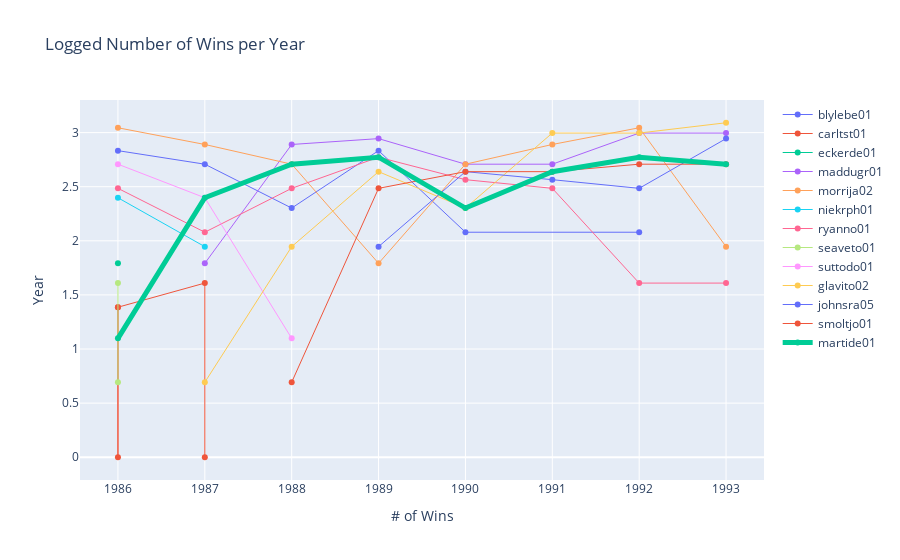

The notebook cell this image was saved under:
### Code cell
fig = go.Figure()

for player_id in unique_player_ids:
    stats = combined_stats[combined_stats.playerID == player_id]
    linewidth = 1.0
    if player_id == 'martide01':
        linewidth = 5.0
    fig.add_trace(go.Scatter(
        x=stats.yearID,
        y=np.log(stats.W),
        name=player_id,
        mode="lines+markers",
        line=dict(width=linewidth)
    ))
fig.update_layout(title="Logged Number of Wins per Year", xaxis_title="# of Wins", yaxis_title="Year")
fig.show()

### Figure 1 — Plotly figure (JSON) as saved in the notebook; plotly's stock layout.template omitted (floating-point values rounded to 4 significant figures)
{"data": [{"line": {"width": 1}, "mode": "lines+markers", "name": "blylebe01", "type": "scatter", "x": [1986, 1987, 1988, 1989, 1990, 1992], "y": [2.833, 2.708, 2.303, 2.833, 2.079, 2.079]}, {"line": {"width": 1}, "mode": "lines+markers", "name": "carltst01", "type": "scatter", "x": [1986, 1986, 1986, 1987, 1987], "y": [1.386, 0, 1.386, 1.609, 0]}, {"line": {"width": 1}, "mode": "lines+markers", "name": "eckerde01", "type": "scatter", "x": [1986], "y": [1.792]}, {"line": {"width": 1}, "mode": "lines+markers", "name": "maddugr01", "type": "scatter", "x": [1987, 1988, 1989, 1990, 1991, 1992, 1993], "y": [1.792, 2.89, 2.944, 2.708, 2.708, 2.996, 2.996]}, {"line": {"width": 1}, "mode": "lines+markers", "name": "morrija02", "type": "scatter", "x": [1986, 1987, 1988, 1989, 1990, 1991, 1992, 1993], "y": [3.045, 2.89, 2.708, 1.792, 2.708, 2.89, 3.045, 1.946]}, {"line": {"width": 1}, "mode": "lines+markers", "name": "niekrph01", "type": "scatter", "x": [1986, 1987], "y": [2.398, 1.946]}, {"line": {"width": 1}, "mode": "lines+markers", "name": "ryanno01", "type": "scatter", "x": [1986, 1987, 1988, 1989, 1990, 1991, 1992, 1993], "y": [2.485, 2.079, 2.485, 2.773, 2.565, 2.485, 1.609, 1.609]}, {"line": {"width": 1}, "mode": "lines+markers", "name": "seaveto01", "type": "scatter", "x": [1986, 1986], "y": [0.6931, 1.609]}, {"line": {"width": 1}, "mode": "lines+markers", "name": "suttodo01", "type": "scatter", "x": [1986, 1987, 1988], "y": [2.708, 2.398, 1.099]}, {"line": {"width": 1}, "mode": "lines+markers", "name": "glavito02", "type": "scatter", "x": [1987, 1988, 1989, 1990, 1991, 1992, 1993], "y": [0.6931, 1.946, 2.639, 2.303, 2.996, 2.996, 3.091]}, {"line": {"width": 1}, "mode": "lines+markers", "name": "johnsra05", "type": "scatter", "x": [1989, 1989, 1990, 1991, 1992, 1993], "y": [null, 1.946, 2.639, 2.565, 2.485, 2.944]}, {"line": {"width": 1}, "mode": "lines+markers", "name": "smoltjo01", "type": "scatter", "x": [1988, 1989, 1990, 1991, 1992, 1993], "y": [0.6931, 2.485, 2.639, 2.639, 2.708, 2.708]}, {"line": {"width": 5}, "mode": "lines+markers", "name": "martide01", "type": "scatter", "x": [1986, 1987, 1988, 1989, 1990, 1991, 1992, 1993], "y": [1.099, 2.398, 2.708, 2.773, 2.303, 2.639, 2.773, 2.708]}], "layout": {"title": {"text": "Logged Number of Wins per Year"}, "xaxis": {"title": {"text": "# of Wins"}}, "yaxis": {"title": {"text": "Year"}}}}
